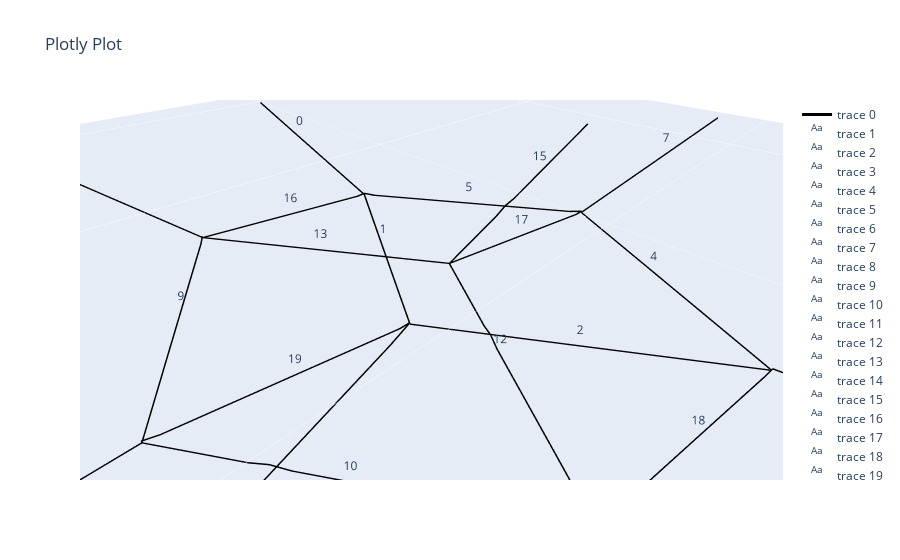

Notebook cell for this chart:
### Code cell
# When no interpolation function is provided, linear interpolation is used. No other interpolation function is implemented (yet?).
# net.jump_at_intersection(intersection_width = 2, intersection_height = 2, interpolation_function=None) # These settings are just for visibility, this would be way to much

# These setting are more appropriate for printing
printing_params = load_params(r'DATA/NT_Eel_0.2mm_og.json')
net.jump_at_intersection(intersection_width = printing_params['d_nozzle']*1.5, intersection_height = printing_params['layer_height'], interpolation_function=None) 
net.get_crossings()
net.jump_at_crossings(crossing_width = printing_params['d_nozzle']*2, crossing_height = printing_params['layer_height']*3, interpolation_function = None)
net.net_plot(color=True, plot_type='arcs', elables=True, vlabels=False)

### Figure 1 — Plotly figure (JSON) as saved in the notebook; plotly's stock layout.template omitted (floating-point values rounded to 4 significant figures; data arrays with more than 128 entries replaced by an {"elided": "..."} marker saying what was removed)
{"data": [{"line": {"color": "black", "width": 3}, "mode": "lines", "type": "scatter3d", "x": {"elided": "420 float values"}, "y": {"elided": "420 float values"}, "z": {"elided": "420 float values"}}, {"mode": "text", "text": ["0"], "type": "scatter3d", "x": [8.833], "y": [-65.68], "z": [0]}, {"mode": "text", "text": ["1"], "type": "scatter3d", "x": [25.94], "y": [-18.34], "z": [0]}, {"mode": "text", "text": ["2"], "type": "scatter3d", "x": [25.09], "y": [9.621], "z": [0]}, {"mode": "text", "text": ["3"], "type": "scatter3d", "x": [8.936], "y": [56.86], "z": [0]}, {"mode": "text", "text": ["4"], "type": "scatter3d", "x": [7.61], "y": [9.086], "z": [0]}, {"mode": "text", "text": ["5"], "type": "scatter3d", "x": [8.467], "y": [-18.87], "z": [0]}, {"mode": "text", "text": ["6"], "type": "scatter3d", "x": [67.19], "y": [5.262], "z": [0]}, {"mode": "text", "text": ["7"], "type": "scatter3d", "x": [-34.9], "y": [-6.942], "z": [0]}, {"mode": "text", "text": ["8"], "type": "scatter3d", "x": [48.41], "y": [-70.1], "z": [0]}, {"mode": "text", "text": ["9"], "type": "scatter3d", "x": [49.74], "y": [-22.33], "z": [0]}, {"mode": "text", "text": ["10"], "type": "scatter3d", "x": [48.88], "y": [5.625], "z": [0]}, {"mode": "text", "text": ["11"], "type": "scatter3d", "x": [48.51], "y": [52.43], "z": [0]}, {"mode": "text", "text": ["12"], "type": "scatter3d", "x": [31.4], "y": [5.089], "z": [0]}, {"mode": "text", "text": ["13"], "type": "scatter3d", "x": [32.26], "y": [-22.87], "z": [0]}, {"mode": "text", "text": ["14"], "type": "scatter3d", "x": [92.24], "y": [-6.305], "z": [0]}, {"mode": "text", "text": ["15"], "type": "scatter3d", "x": [-9.848], "y": [-18.51], "z": [0]}, {"mode": "text", "text": ["16"], "type": "scatter3d", "x": [29.53], "y": [-34.58], "z": [0]}, {"mode": "text", "text": ["17"], "type": "scatter3d", "x": [11.2], "y": [-7.158], "z": [0]}, {"mode": "text", "text": ["18"], "type": "scatter3d", "x": [27.82], "y": [21.33], "z": [0]}, {"mode": "text", "text": ["19"], "type": "scatter3d", "x": [46.15], "y": [-6.088], "z": [0]}], "layout": {"scene": {"aspectmode": "data"}, "title": {"text": "Plotly Plot"}}}
